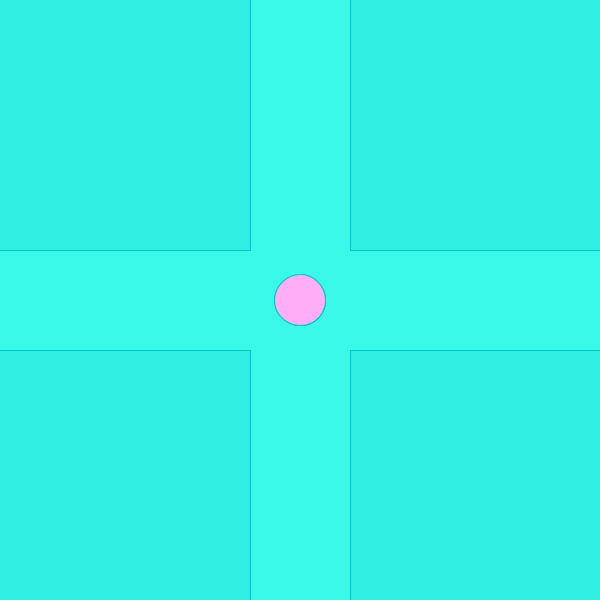
Frame 1 (no input)
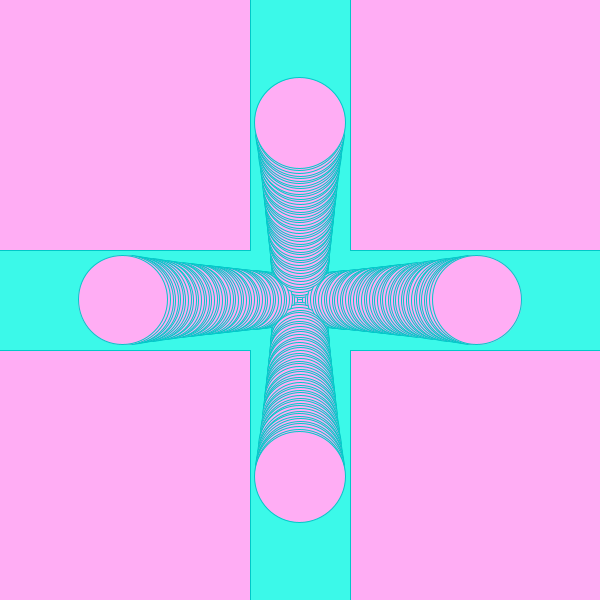
Frame 60 (the mouse pressed at the canvas centre just before this capture)
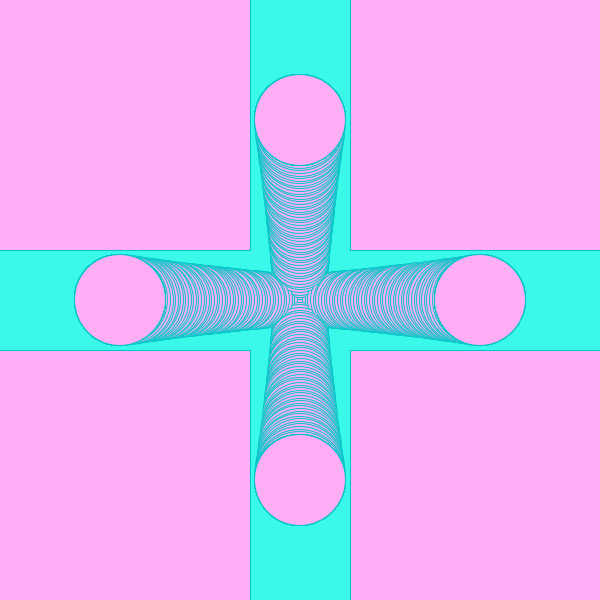
Frame 120 (the mouse held since frame 60 and released just before this capture)

The Processing sketch that drew these frames (run headless with seeded random() and noise(); from frame 60 on, the mouse is pressed at the canvas centre):

// Processing sketch: processing_156492
// ── processing_156492.pde

int speed;
int xPos, yPos;
int xPos2, yPos2;
float diameter;
float diameter2;


void setup(){
  size(600,600);
  background(59,249,233,80);
  
   xPos = width/2;
   yPos = height/2; 
   xPos2 = xPos;
   yPos2 = yPos;
   
  speed=3;
  stroke(0,200,200);
  fill(0,200,200,50);
  diameter=50;
}

 void draw(){
  rectMode(CENTER);
  rect(100,100,width/2,height/2);
  rect(500,500,width/2,height/2);
  rect(100,500,width/2,height/2);
  rect(500,100,width/2,height/2);
  
  if (mouseX >100 && mouseX<width/2 && mouseY>100 && mouseY<height/2)
  {
 fill(random(255),random(255),random(255),random(255)); 
 }
 else {
    fill(#FFADF4);
 }

ellipse(xPos, yPos, diameter, diameter);
  ellipse(width-xPos, yPos, diameter, diameter);
  
    if(mouseX<width/3){
    xPos-=speed;
    diameter*=1.01;
    }
    
    if(mouseX>width*2/3){
    xPos+=speed;
    diameter/=1.01;
    }
 
 ellipse(xPos2, yPos2, diameter, diameter);
 ellipse(xPos2, -yPos2+height, diameter, diameter);
 
   if(mouseY<height/3){
   yPos2-=speed;
   }
   if(mouseY>height*2/3){
   yPos2+=speed;
   }

    
    
    
}
